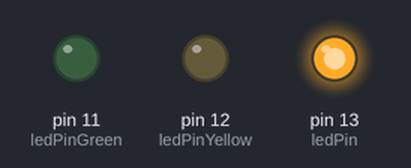
Bench run of a sketch on a simulated Arduino Uno, built with avr-gcc and run on an emulated ATmega328P. Shown: output pins drawn as LEDs (lit = HIGH).

Above: at 5.0 s.
At 14.0 s:
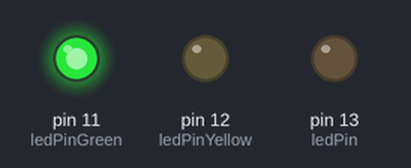
At 19.0 s:
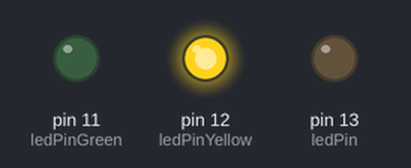
At 30.5 s:
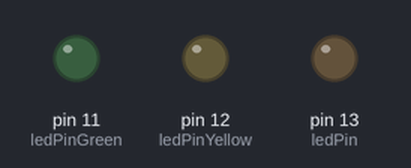
Timing chart, 0 to 40.3 s (numbered marks = the images above):
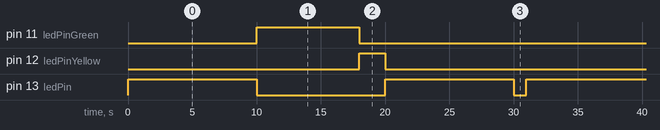

The sketch:

sketch_dec18a.ino
```cpp
int ledPin = 13;
int ledPinYellow = 12;
int ledPinGreen = 11;
void setup() {
  // put your setup code here, to run once:

  pinMode(ledPin, OUTPUT);
  pinMode(ledPinYellow, OUTPUT);
  pinMode(ledPinGreen, OUTPUT);

}

void loop() {
  // put your main code here, to run repeatedly:
   digitalWrite(ledPin, HIGH);
   delay(10000);
   digitalWrite(ledPin, LOW);
   digitalWrite(ledPinGreen, HIGH);
   delay(8000);
   digitalWrite(ledPinGreen, LOW);
   digitalWrite(ledPinYellow, HIGH);
   delay(2000);// turn the LED on (HIGH is the voltage level)
   digitalWrite(ledPinYellow, LOW);
   digitalWrite(ledPin, HIGH);
   delay(10000);
   digitalWrite(ledPin, LOW);
   delay(1000);

}
```

Measured:
- by itself, pin 11 (ledPinGreen): alternates HIGH for 8.0 s and LOW for 23.0 s
- by itself, pin 12 (ledPinYellow): alternates HIGH for 2.0 s and LOW for 29.0 s
- by itself, pin 13 (ledPin): repeats every 31.0 s: LOW 10.0 s, HIGH 10.0 s, LOW 1.0 s, HIGH 10.0 s
